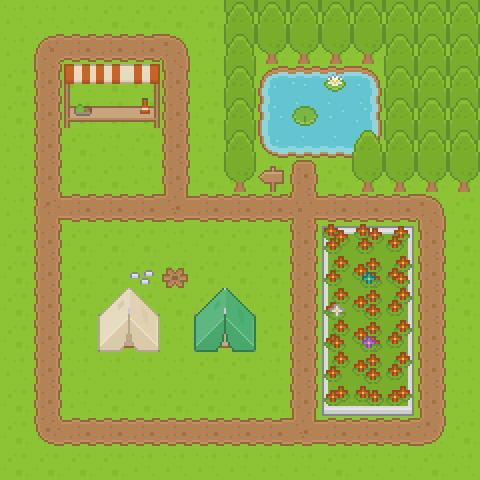

A 2D game scene composited from a Tiled map and its tileset images. What follows is a short description and the map's XML, with every tile layer's data as written:
An orthogonal 15x15 tile map with 32x32 px tiles, 6 tile layers (u_ground, u_groundOverlay, c_groundOverlay, c_object, ...).

<map version="1.0" tiledversion="1.1.6" orientation="orthogonal" renderorder="right-down" width="15" height="15" tilewidth="32" tileheight="32" infinite="0" nextobjectid="1">
 <tileset firstgid="1" name="RoguelikeTileSet" tilewidth="32" tileheight="32" spacing="2" tilecount="1767" columns="57">
  <image source="tileset_kenney.png" width="1936" height="1052" />
  <tile id="5">
   <properties>
    <property name="type" value="Grass" />
   </properties>
  </tile>
  <tile id="62">
   <properties>
    <property name="type" value="Grass" />
   </properties>
  </tile>
  <tile id="293">
   <properties>
    <property name="smell" value="1, 0.45, 0.22, 0.45, 0.02" />
   </properties>
  </tile>
  <tile id="406">
   <properties>
    <property name="label" value="DirtRoadTurnDownRight" />
    <property name="type" value="DirtRoad" />
   </properties>
  </tile>
 </tileset>
 <layer name="u_ground" width="15" height="15">
  <data encoding="csv">
63,63,63,6,6,6,6,6,6,6,6,63,63,63,63,
63,63,63,63,6,63,63,63,6,6,6,6,6,6,6,
6,6,63,6,63,6,63,63,6,6,6,6,63,6,6,
6,6,6,6,6,63,6,6,6,6,63,6,63,63,6,
63,6,6,63,6,6,63,63,6,6,63,6,6,6,6,
63,6,6,6,63,6,6,63,6,6,6,6,63,6,6,
63,63,6,6,63,6,6,6,63,6,6,6,6,63,6,
6,6,6,6,6,63,6,6,6,6,63,63,6,63,6,
6,63,6,6,6,6,6,6,6,63,63,6,6,6,6,
6,6,6,6,63,6,6,6,63,6,6,6,63,6,6,
6,6,63,6,6,63,6,6,6,63,63,6,63,6,63,
63,63,63,63,63,63,6,6,63,6,63,63,6,6,63,
6,63,63,6,6,6,6,6,6,6,6,6,6,6,63,
6,63,6,63,63,6,6,63,63,63,63,6,63,63,6,
6,6,6,6,63,63,63,63,63,63,6,63,63,6,63
</data>
 </layer>
 <layer name="u_groundOverlay" width="15" height="15">
  <data encoding="csv">
0,0,0,0,0,0,0,0,0,0,0,0,0,0,0,
0,407,466,466,466,408,0,0,0,0,0,0,0,0,0,
0,409,0,0,0,409,0,0,0,0,0,0,0,0,0,
0,409,0,0,0,409,0,0,0,0,0,0,0,0,0,
0,409,0,0,0,409,0,0,0,0,0,0,0,0,0,
0,409,0,0,0,409,0,0,0,634,0,0,0,0,0,
0,462,466,466,466,463,466,466,466,692,466,466,466,408,0,
0,409,0,0,0,0,0,0,0,409,0,0,0,409,0,
0,409,0,0,0,0,0,0,0,409,0,0,0,409,0,
0,409,0,0,0,0,0,0,0,409,0,0,0,409,0,
0,409,0,0,0,0,0,0,0,409,0,0,0,409,0,
0,409,0,0,0,0,0,0,0,409,0,0,0,409,0,
0,409,0,0,0,0,0,0,0,409,0,0,0,409,0,
0,464,466,466,466,466,466,466,466,463,466,466,466,465,0,
0,0,0,0,0,0,0,0,0,0,0,0,0,0,0
</data>
 </layer>
 <layer name="c_groundOverlay" width="15" height="15">
  <data encoding="csv">
0,0,0,0,0,0,0,0,0,0,0,0,0,0,0,
0,0,0,0,0,0,0,0,0,0,0,0,0,0,0,
0,0,0,0,0,0,0,0,3,4,4,5,0,0,0,
0,0,0,0,0,0,0,0,60,61,61,62,0,0,0,
0,0,0,0,0,0,0,0,117,118,118,119,0,0,0,
0,0,0,0,0,0,0,0,0,0,0,0,0,0,0,
0,0,0,0,0,0,0,0,0,0,0,0,0,0,0,
0,0,0,0,0,0,0,0,0,0,0,0,0,0,0,
0,0,0,0,0,0,0,0,0,0,0,0,0,0,0,
0,0,0,0,0,0,0,0,0,0,0,0,0,0,0,
0,0,0,0,0,0,0,0,0,0,0,0,0,0,0,
0,0,0,0,0,0,0,0,0,0,0,0,0,0,0,
0,0,0,0,0,0,0,0,0,0,0,0,0,0,0,
0,0,0,0,0,0,0,0,0,0,0,0,0,0,0,
0,0,0,0,0,0,0,0,0,0,0,0,0,0,0
</data>
 </layer>
 <layer name="c_object" width="15" height="15">
  <data encoding="csv">
0,0,0,0,0,0,0,641,641,641,641,641,641,641,641,
0,0,0,0,0,0,0,641,641,641,641,641,641,641,641,
0,0,0,0,0,0,0,641,0,0,653,0,641,641,641,
0,0,297,239,355,0,0,641,0,654,0,0,641,641,641,
0,0,0,0,0,0,0,641,0,0,0,0,641,641,641,
0,0,0,0,0,0,0,641,21,0,0,641,641,641,641,
0,0,0,0,0,0,0,0,0,0,0,0,0,0,0,
0,0,0,0,0,0,0,0,0,0,345,346,347,0,0,
0,0,0,0,615,470,0,0,0,0,402,403,404,0,0,
0,0,0,0,0,0,0,0,0,0,402,403,404,0,0,
0,0,0,676,677,0,674,675,0,0,402,403,404,0,0,
0,0,0,0,0,0,0,0,0,0,402,403,404,0,0,
0,0,0,0,0,0,0,0,0,0,459,460,461,0,0,
0,0,0,0,0,0,0,0,0,0,0,0,0,0,0,
0,0,0,0,0,0,0,0,0,0,0,0,0,0,0
</data>
 </layer>
 <layer name="c_objectOverlay" width="15" height="15">
  <data encoding="csv">
0,0,0,0,0,0,0,0,0,0,0,0,0,0,0,
0,0,0,0,0,0,0,0,0,0,0,0,0,0,0,
0,0,0,0,0,0,0,0,0,0,0,0,0,0,0,
0,0,0,0,0,0,0,0,0,0,0,0,0,0,0,
0,0,0,0,0,0,0,0,0,0,0,0,0,0,0,
0,0,0,0,0,0,0,0,0,0,0,0,0,0,0,
0,0,0,0,0,0,0,0,0,0,0,0,0,0,0,
0,0,0,0,0,0,0,0,0,0,0,0,0,0,0,
0,0,0,0,0,0,0,0,0,0,0,542,543,0,0,
0,0,0,0,0,0,0,0,0,0,545,0,0,0,0,
0,0,0,0,0,0,0,0,0,0,543,544,0,0,0,
0,0,0,0,0,0,0,0,0,0,0,0,0,0,0,
0,0,0,0,0,0,0,0,0,0,0,0,0,0,0,
0,0,0,0,0,0,0,0,0,0,0,0,0,0,0,
0,0,0,0,0,0,0,0,0,0,0,0,0,0,0
</data>
 </layer>
 <layer name="o_object" width="15" height="15">
  <data encoding="csv">
0,0,0,0,0,0,0,584,584,584,584,584,584,584,584,
0,0,0,0,0,0,0,584,0,0,0,0,584,584,584,
0,0,68,11,125,0,0,584,0,0,0,0,584,584,584,
0,0,0,0,0,0,0,584,0,0,0,0,584,584,584,
0,0,0,0,0,0,0,584,0,0,0,584,584,584,584,
0,0,0,0,0,0,0,0,0,0,0,0,0,0,0,
0,0,0,0,0,0,0,0,0,0,0,0,0,0,0,
0,0,0,0,0,0,0,0,0,0,0,0,0,0,0,
0,0,0,0,0,0,0,0,0,0,0,0,0,0,0,
0,0,0,619,620,0,617,618,0,0,0,0,0,0,0,
0,0,0,0,0,0,0,0,0,0,0,0,0,0,0,
0,0,0,0,0,0,0,0,0,0,0,0,0,0,0,
0,0,0,0,0,0,0,0,0,0,0,0,0,0,0,
0,0,0,0,0,0,0,0,0,0,0,0,0,0,0,
0,0,0,0,0,0,0,0,0,0,0,0,0,0,0
</data>
 </layer>
</map>
